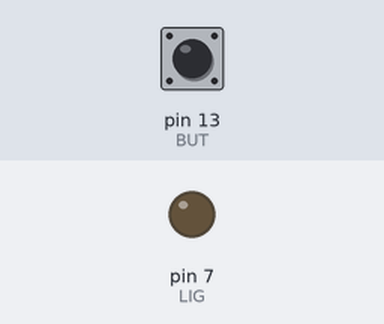
A sketch run on a simulated Arduino Uno, built with avr-gcc and run on an emulated ATmega328P. On the bench: output pins drawn as LEDs (lit = HIGH). Inputs (shaded band) come from the test bench; at power-on: pin 13 (BUT) LOW. What the sketch prints to the serial monitor is not drawn.

Above: at 1.2 s.
1.3 s: pin 13 (BUT) pulled HIGH for 0.15 s
At 1.38 s:
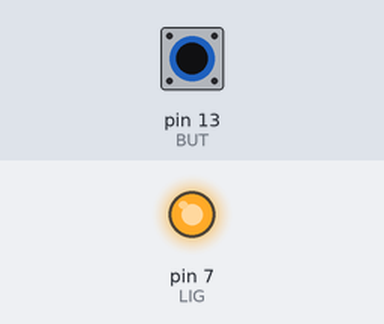
2.9 s: pin 13 (BUT) pulled HIGH for 3.2 s
At 6.6 s:
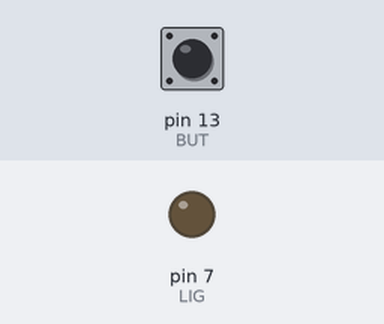
Timing chart, 0 to 8.1 s (numbered marks = the images above; inputs shaded):
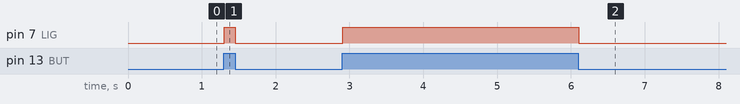

Measured:
- after the input at 1.3 s, pin 7 (LIG): LOW → HIGH at once, → LOW 0.15 s later
- after the input at 2.9 s, pin 7 (LIG): LOW → HIGH at once, → LOW 3.2 s later

The sketch:

button_light.ino
```cpp
const int BUT = 13;
int BUT_VAL = 0;

const int LIG = 7;


void setup() {
  // put your setup code here, to run once:
  pinMode(BUT, INPUT);
  pinMode(LIG, OUTPUT);
  Serial.begin(9600);
}

void loop() {
  // put your main code here, to run repeatedly:
  BUT_VAL = digitalRead(BUT);
  Serial.println(BUT_VAL);

if(BUT_VAL == HIGH) {
  digitalWrite(LIG, HIGH);
} else {
  digitalWrite(LIG,LOW);
}

}
```
